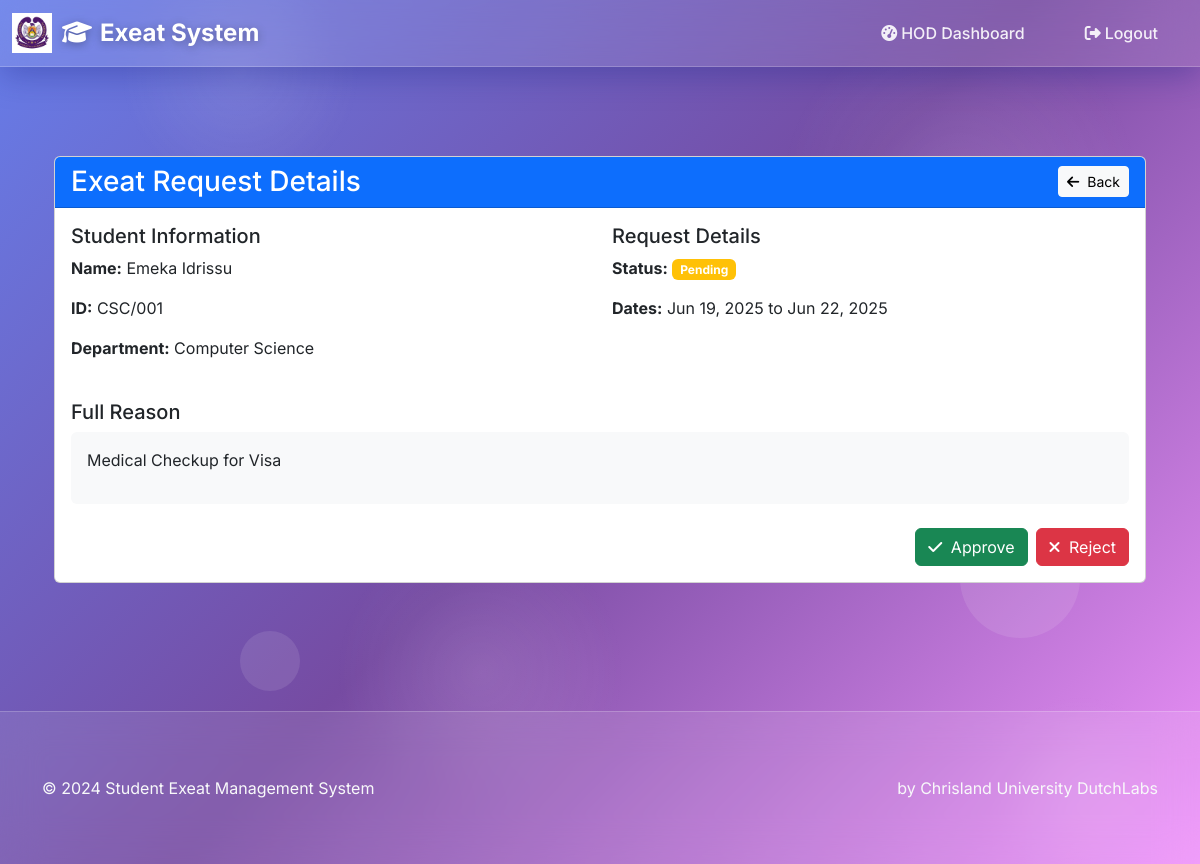
Screenshot of /request/9/ (signed in) with the database file from the repository.
### core/models.py (models this page shows, shortened)
class ExeatRequest(models.Model):
    student=models.ForeignKey(Student,  on_delete=models.CASCADE)
    reason  = models.TextField()
    start_date  = models.DateField(auto_now=False, auto_now_add=False)
    end_date  = models.DateField( auto_now=False, auto_now_add=False)
    evidence = models.ImageField( upload_to='evidence/', help_text='Supporting proof')
    status = models.CharField(max_length=20, choices=[('Pending', 'Pending'), ('Approved', 'Approved'), ('Rejected', 'Rejected')], default='Pending')
    session = models.ForeignKey(Session, on_delete=models.CASCADE)
    approved_by_student_affairs = models.BooleanField(default=False)
    approved_by_hod = models.BooleanField(default=False)
    approved_by_warden = models.BooleanField(default=False)
    emergency = models.BooleanField(default=False)
    rejection_reason = models.TextField(null=True, blank=True)
    return_date = models.DateTimeField(null=True, blank=True)
    created_at  = models.DateTimeField( auto_now_add=True)
    class Meta:
        verbose_name = ("ExeatRequest")
        verbose_name_plural = ("ExeatRequests")
        ordering = ['-created_at',]

class Student(models.Model):
    user = models.OneToOneField(settings.AUTH_USER_MODEL, on_delete=models.CASCADE)
    name  = models.CharField(max_length=50)
    gender = models.CharField(choices=GENDER,max_length=10)
    guardian_email = models.EmailField(max_length=254)
    guardian_phone = models.CharField( max_length=50)
    dept  = models.CharField(choices=DEPARTMENT, max_length=50)
    class Meta:
        verbose_name = 'Student'
        verbose_name_plural = 'Students'

class CustomUser(AbstractBaseUser, PermissionsMixin):
    student_id = models.CharField(max_length=50, unique=True)
    is_active = models.BooleanField(default=True)
    is_staff = models.BooleanField(default=False)
    is_superuser = models.BooleanField(default=False)
    objects = CustomUserManager()
    USERNAME_FIELD = 'student_id'
    REQUIRED_FIELDS = ['email']

### core/views.py (the view)
# urls.py: path('request/<int:request_id>/', views.request_detail, name='request_detail'),
@login_required
def request_detail(request, request_id):
    exeat_request = get_object_or_404(ExeatRequest, id=request_id)
    user_role = UserRole.objects.get(user=request.user)
    if user_role.role == 'Student':
        if exeat_request.student.user != request.user:
            raise PermissionDenied("You don't have permission to view this request")
    elif user_role.role == 'HeadOfDepartment':
        if exeat_request.student.dept != user_role.department:
            raise PermissionDenied("This request is not from your department")
    return render(request, 'request_detail.html', {'request': exeat_request,'user_role': user_role})

### templates/request_detail.html (shortened to what this page needs)
{% extends 'ground.html' %}
{% block content %}
<div class="container mt-4">
    <div class="card">
        <div class="card-header bg-primary text-white">
            <div class="d-flex justify-content-between align-items-center">
                <h3 class="mb-0">Exeat Request Details</h3>
                <a href="{% if user_role.role == 'HeadOfDepartment' %}{% url 'hod_dashboard' %}
                        {% elif user_role.role == 'HallWarden' and user_role.gender == 'Female' %}{% url 'female_hall_warden_dashboard' %}
                        {% elif user_role.role == 'HallWarden' and user_role.gender == 'Male' %}{% url 'male_hall_warden_dashboard' %}
                        {% elif user_role.role == 'StudentAffairs' %}{% url 'student_affairs_dashboard' %}
                        {% else %}{% url 'student_dashboard' %}{% endif %}"
                   class="btn btn-light btn-sm">
                    <i class="fas fa-arrow-left me-1"></i> Back
                </a>
            </div>
        </div>
        <div class="card-body">
            <div class="row mb-4">
                <div class="col-md-6">
                    <h5>Student Information</h5>
                    <p><strong>Name:</strong> {{ request.student.name }}</p>
                    <p><strong>ID:</strong> {{ request.student.user.student_id }}</p>
                    <p><strong>Department:</strong> {{ request.student.dept }}</p>
                </div>
                <div class="col-md-6">
                    <h5>Request Details</h5>
                    <p><strong>Status:</strong>
                        <span class="badge bg-{% if request.status == 'Approved' %}success{% elif request.status == 'Rejected' %}danger{% else %}warning{% endif %}">
                            {{ request.status }}
                        </span>
                    </p>
                    <p><strong>Dates:</strong> {{ request.start_date|date:"M d, Y" }} to {{ request.end_date|date:"M d, Y" }}</p>
                </div>
            </div>
            <div class="mb-4">
                <h5>Full Reason</h5>
                <div class="p-3 bg-light rounded">
                    {{ request.reason|linebreaks }}
                </div>
            </div>
            {% if user_role.role == 'HeadOfDepartment' and request.student.dept == user_role.department and request.status == 'Pending' %}
            <div class="d-flex justify-content-end gap-2">
                <a href="{% url 'approve_hod_exeat_request' request.id %}" class="btn btn-success">
                    <i class="fas fa-check me-1"></i> Approve
                </a>
                <a href="{% url 'reject_exeat_request' request.id %}" class="btn btn-danger">
                    <i class="fas fa-times me-1"></i> Reject
                </a>
            </div>
            {% endif %}
        </div>
    </div>
</div>
{% endblock %}

### templates/ground.html (style rules this page uses)
:root { --primary-gradient: linear-gradient(135deg, #667eea 0%, #764ba2 100%); --secondary-gradient: linear-gradient(135deg, #f093fb 0%, #f5576c 100%); --success-gradient: linear-gradient(135deg, #4facfe 0%, #00f2fe 100%); --warning-gradient: linear-gradient(135deg, #43e97b 0%, #38f9d7 100%); --danger-gradient: linear-gradient(135deg, #fa709a 0%, #fee140 100%); --dark-gradient: linear-gradient(135deg, #434343 0%, #000000 100%); --glass-bg: rgba(255, 255, 255, 0.1); --glass-border: rgba(255, 255, 255, 0.2); --shadow-light: 0 8px 32px rgba(31, 38, 135, 0.37); --shadow-heavy: 0 20px 60px rgba(0, 0, 0, 0.3); }
* { margin: 0; padding: 0; box-sizing: border-box; }
body { font-family: 'Inter', sans-serif; background: linear-gradient(135deg, #667eea 0%, #764ba2 50%, #f093fb 100%); background-attachment: fixed; min-height: 100vh; color: #333; overflow-x: hidden; }
body::before { content: ''; position: fixed; top: 0; left: 0; width: 100%; height: 100%; pointer-events: none; z-index: -1; }
.container { padding-top: 2rem; padding-bottom: 2rem; }

### rows the page displays
ExeatRequest: student.name "Emeka Idrissu", student.user.student_id "CSC/001", student.dept "Computer Science", status "Pending", start_date "Jun 19, 2025", end_date "Jun 22, 2025", reason "Medical Checkup for Visa"
